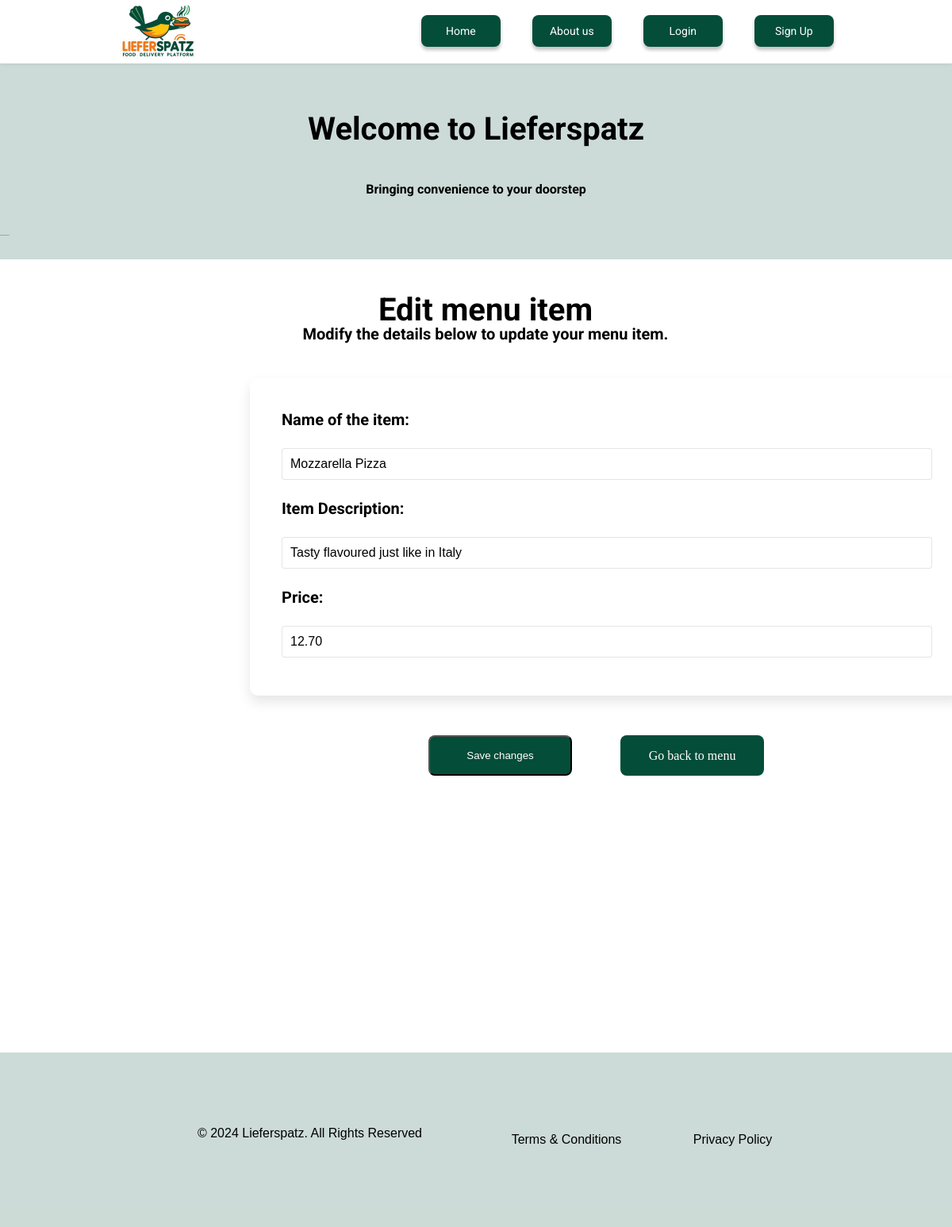
Page /restaurant_edit_item/1/1 on the committed database.
### models.py (models this page shows)
class MenuItem(db.Model):
    __tablename__ = 'MenuItems'
    MenuItemID = db.Column(db.Integer, primary_key=True)
    RestaurantID = db.Column(db.Integer, db.ForeignKey('Restaurants.RestaurantID'), nullable=False)
    Name = db.Column(db.String(100), nullable=False)
    Description = db.Column(db.Text, nullable=False)
    Price = db.Column(db.Numeric(10, 2), nullable=False)
    Category = db.Column(db.String, nullable=False, default="Uncategorized")  # Add default value
    ImageURL = db.Column(db.String, nullable=True)
    IsAvailable = db.Column(db.Boolean, default=True)

### app.py (the view, shortened to what this page needs)
@app.route('/restaurant_edit_item/<int:restaurant_id>/<int:item_id>', methods=['GET', 'POST'])
def restaurant_edit_item(restaurant_id, item_id):
    restaurant = db.session.get(Restaurant, restaurant_id)
    item = MenuItem.query.get(item_id)
    if not restaurant:
        flash("Restaurant not found.", "danger")
        return redirect(url_for('restaurant_dashboard'))
    if not item:
        flash("Item not found.", "danger")
        return redirect(url_for('restaurant_menu', restaurant_id=restaurant_id))
    return render_template(
        'restaurant-edit-item.html',
        restaurant=restaurant,
        item=item
    )

### app.py (called while the page is built)
@app.before_request
def validate_tab_session():
    tab_session_id = request.form.get('tab_session_id') or request.args.get('tab_session_id')
    if 'tab_session_id' in session and session['tab_session_id'] != tab_session_id:
        session.clear()  # clear session if tab_session_id doesn't match
        flash("Session mismatch. Please log in again.", "warning")
        return redirect(url_for('login'))
    session['tab_session_id'] = tab_session_id

### templates/restaurant-edit-item.html (shortened to what this page needs)
<!DOCTYPE html>
<html>
  <head>
    <link rel="stylesheet" href="{{ url_for('static', filename='restaurant-edit-item.css')}}">
    <link rel="stylesheet" href="{{ url_for('static', filename='styleguide.css')}}">
    <link rel="stylesheet" href="{{ url_for('static', filename='globals.css')}}">
  </head>
  <body style="margin: 0; background: #ffffff">
    <div class="restaurant-edit-item screen">
      <div class="flash-messages">
      </div>
      <div class="top-bar">
        <img class="logo-lieferspatz-1" src="{{ url_for('static', filename='img/logo-lieferspatz-1.png') }}" alt="logo lieferspatz" />
        <div class="navigation">
          <a href="{{ url_for('home') }}" class="button button-danger">Home</a>
          <a href="{{ url_for('about') }}" class="button button-danger">About us</a>
          {% if session['user_id'] %}
              <a href="#" id="balance-btn" class="button button-danger">Earnings</a>
              <a href="{{ url_for('restaurant_menu', restaurant_id=restaurant.RestaurantID) }}" class="button button-danger">Menu</a>
              <a href="{{ url_for('restaurant_orders', restaurant_id=restaurant.RestaurantID) }}" class="button button-danger">Orders</a>
              <a href="{{ url_for('logout') }}" class="button button-danger">Logout</a>
              <span class="user-welcome">Welcome {{ session['user_name'] }}</span>
          {% else %}
              <a href="{{ url_for('login') }}" class="button button-danger">Login</a>
              <a href="{{ url_for('signup') }}" class="button button-danger">Sign Up</a>
          {% endif %}
        </div>
      </div>
      <div class="section">
        <div class="container">
          <div class="title-2 roboto-bold-black-40px">Welcome to Lieferspatz</div>
          <p class="description roboto-bold-black-16px">Bringing convenience to your doorstep</p>
        </div>
        <img class="vector-200" src="{{ url_for('static', filename='img/vector-200-8.svg') }}" alt="Vector 200" />
      </div>
      <div class="orders">
        <h1 class="title-4 roboto-bold-black-50px">
          <span class="roboto-bold-black-50px">Edit menu item</span><br />
          <span class="roboto-bold-black-20px">Modify the details below to update your menu item.</span>
        </h1>
        <div class="form-container">
          <form id="edit-item-form" action="{{ url_for('restaurant_edit_item', restaurant_id=restaurant.RestaurantID, item_id=item.MenuItemID) }}" method="POST" class="edit-item-form">
            <div class="form-columns">
              <div class="column">
                <label for="item_name" class="roboto-bold-black-20px">Name of the item:</label>
                <input type="text" id="item_name" name="item_name" class="input-field" value="{{ item.Name }}" placeholder="Enter the name of the item" required>
                <label for="item_description" class="roboto-bold-black-20px">Item Description:</label>
                <input type="text" id="item_description" name="item_description" class="input-field" value="{{ item.Description }}" placeholder="Enter item description" required>
                <label for="item_price" class="roboto-bold-black-20px">Price:</label>
                <input type="number" id="item_price" name="item_price" class="input-field" value="{{ item.Price }}" placeholder="Enter the price of the item" step="0.01" required>
              </div>
            </div>
            <div class="button-4">
              <button type="submit" class="primary-3">
                <div class="title roboto-bold-white-16px">Save changes</div>
              </button>
            </div>
          </form>
        </div>
        <div class="button-3">
          <a href="{{ url_for('restaurant_menu', restaurant_id=restaurant.RestaurantID) }}" class="primary-2">
            <div class="title roboto-bold-white-16px">Go back to menu</div>
          </a>
        </div>
      </div>
      <div class="section-1">
        <div class="container-3 container-4 roboto-regular-normal-black-16px">
          <p class="title-10 valign-text-middle title-13">© 2024 Lieferspatz. All Rights Reserved</p>
          <div class="title-11 valign-text-middle title-13">Terms &amp; Conditions</div>
          <div class="title-12 valign-text-middle title-13">Privacy Policy</div>
        </div>
      </div>
    </div>
  </body>
</html>

### static/restaurant-edit-item.css (style rules this page uses)
.restaurant-edit-item { align-items: center; background-color: var(--fuschia100); display: flex; flex-direction: column; padding: auto; position: relative; }
.restaurant-edit-item .title-2 { letter-spacing: 0; line-height: 48px; margin-top: -1.00px; position: relative; text-align: center; width: 100%; }
.restaurant-edit-item .orders { align-self: stretch; background-color: var(--fuschia100); height: 1000px; overflow: hidden; position: relative; width: 100%; }
.restaurant-edit-item .title-4 { left: 12px; letter-spacing: 0; line-height: 24px; position: absolute; align-self: center; text-align: center; top: 25px; width: 100%; }
.restaurant-edit-item .button-danger { font-family: var(--font-family-roboto); display: inline-flex; align-items: center; justify-content: center; background-color: var(--iris100); border-radius: 8px; box-shadow: 0px 4px 4px #00000040; padding: 12px 16px; height: 40px; min-width: 100px; font-size: 14px; font-weight: bold; color: white; text-decoration: none; cursor: pointer; }
.restaurant-edit-item .button { color: var(--fuschia100); font-weight: 400; line-height: 16px; margin-bottom: -7.00px; margin-top: -9.00px; position: relative; white-space: nowrap; width: fit-content; }
.restaurant-edit-item .top-bar { align-items: center; background-color: var(--fuschia100); box-shadow: 0px 0px 6px #0000001f; display: flex; gap: 22%; height: 80px; justify-content: center; left: 0; overflow: hidden; padding: 20px 20px 20px 0px; position: relative; top: 0; width: 100%; }
.restaurant-edit-item .title { color: white; letter-spacing: 0; line-height: 24px; position: relative; white-space: nowrap; width: fit-content; }
.restaurant-edit-item .primary-2 { align-items: center; background-color: var(--iris100); border-radius: 8px; display: flex; flex-direction: column; height: 51px; justify-content: center; padding: 12px; position: relative; width: 181px; }
.restaurant-edit-item .button-3 { align-items: flex-start; display: flex; flex-direction: column; gap: 12px; height: 51px; left: 782px; position: absolute; top: 600px; width: 181px; }
.restaurant-edit-item .primary-3 { align-items: center; background-color: var(--iris100); border-radius: 8px; display: flex; flex-direction: column; height: 51px; justify-content: center; padding: 12px; position: relative; width: 181px; }
.restaurant-edit-item .button-4 { align-items: flex-start; display: flex; flex-direction: column; gap: 12px; height: 51px; left: 540px; position: absolute; top: 600px; width: 181px; }
.input-field { width: 100%; padding: 12px; border: 1px solid var(--black-2); border-radius: 5px; background-color: white; font-size: 16px; }
.form-container { background-color: white; border-radius: 10px; box-shadow: 0 8px 16px rgba(0, 0, 0, 0.1); padding: 40px; width: 100%; max-width: 900px; margin: 0 auto; margin-top: 150px; margin-left: 315px; }
.column { display: flex; flex-direction: column; gap: 16px; flex: 1; }
.form-columns { display: flex; width: 100%; column-gap: 40px; }
input[type="text"], input[type="number"], textarea { width: 100%; padding: 10px; margin: 8px 0; border: 1px solid var(--black-2); border-radius: 4px; }
.restaurant-edit-item .title-10 { align-self: stretch; line-height: 28px; margin-left: -0.50px; margin-top: -1.00px; text-align: center; width: 352px; }
.restaurant-edit-item .title-11 { align-self: stretch; line-height: 28px; margin-top: -1.00px; text-align: center; width: 175px; }
.restaurant-edit-item .title-12 { align-self: stretch; line-height: 28px; margin-right: -0.50px; margin-top: -1.00px; text-align: center; width: 124px; }
.restaurant-edit-item .title-13 { letter-spacing: 0; position: relative; }
.restaurant-edit-item .section-1 { align-items: center; align-self: stretch; background-color: #044d3933; display: flex; flex: 0 0 auto; gap: 60px; justify-content: center; padding: 60px; position: relative; width: 100%; }
.restaurant-edit-item .container-3 { gap: 60px; height: 100px; justify-content: center; width: 770px; }

### rows in the picture
MenuItem: item_name "Mozzarella Pizza", item_description "Tasty flavoured just like in Italy", item_price "12.70"
